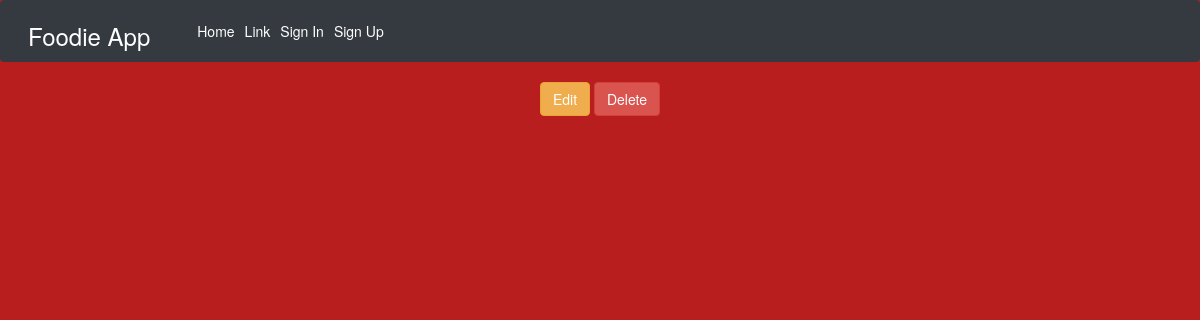
Before: /view/29/ with the older database file.
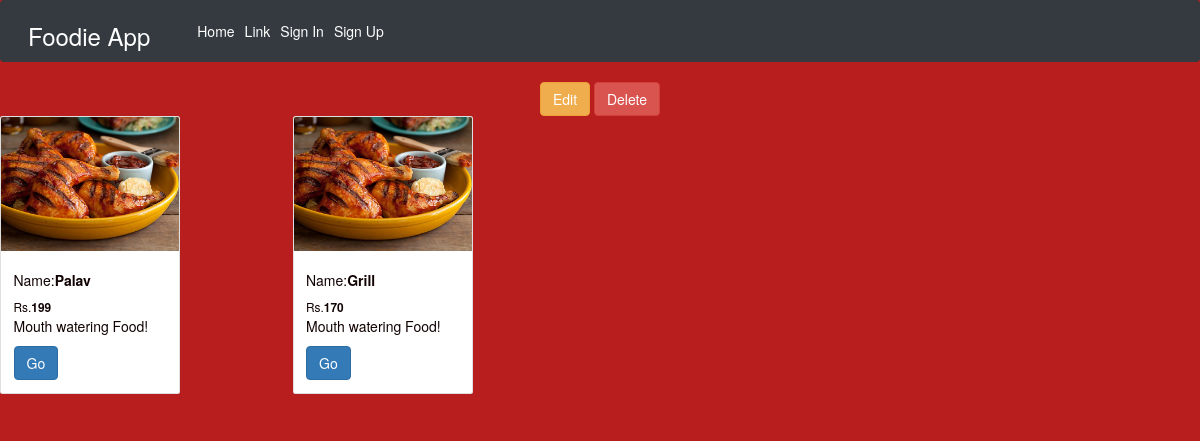
After: the same page with the newer database file.
### basic_app/models.py (models this page shows, shortened)
class Menu(models.Model):
    name=models.CharField(max_length=264)
    price=models.BigIntegerField()
    product=models.ForeignKey(Product)
    class Meta:
        permissions=(
                  ('is_teacher',_('Is Teacher')),
                   ('is_student',('Is Student')),
        )

### basic_app/views.py (the view)
# urls.py: url(r'^view/(?P<pk>\d+)/$',views.view,name="view"),
def view(request,pk):
    product=Product.objects.get(pk=pk)#//$org =Organization::where('organization_name',$org_name);
    return render(request,'view.html',{'product':product})

### basic_app/templates/view.html (shortened to what this page needs)
{% extends 'app_base.html' %}
{% load crispy_forms_tags %}
{% load static from staticfiles %}
{% block body-block %}
<div class="container">
<a href='/update/{{product.id}}' class="btn btn-warning">Edit</a>
<a href="{% url 'delete' product.id %}" class="btn btn-danger">Delete</a></td>
  </div>
      {% for item in product.menu_set.all %}
      <div class="row">
        <div class="col-md-3">
        <div class="card" style="width: 18rem;">
            <img class="card-img-top" src="{% static "images/grill.jpg" %}" alt="Card image cap">
            <div class="card-body">
              <h5 class="card-title">Name:<b>{{item.name}}</b> </h5>
              <small>Rs.<b>{{item.price}}</b></small>
              <p class="card-text">Mouth watering Food!</p>
              <a href="#" class="btn btn-primary">Go</a>
            </div>
          </div>
    </div>
    {% endfor %}
</div>
</div>
{% endblock %}

### basic_app/templates/app_base.html (shortened to what this page needs)
<!DOCTYPE html>
{% load crispy_forms_tags %}
{% load static from staticfiles %}
<html lang="en">
<head>
    <link rel="stylesheet" href="https://stackpath.bootstrapcdn.com/bootstrap/4.1.3/css/bootstrap.min.css">
    <link rel="stylesheet" href="https://maxcdn.bootstrapcdn.com/bootstrap/3.3.7/css/bootstrap.min.css">
    <link rel="stylesheet" type="text/css" href="{% static 'CSS/main.css' %}">
    <link rel="stylesheet" type="text/css" href="{% static 'CSS/re.css' %}">
</head>
</head>
<body>
        <nav class="navbar navbar-expand-lg bg-dark">
                <a class="navbar-brand" href="/"> <b><h3 style="color:white;margin:2px;">Foodie App</h3></b></a>
                <div class="collapse navbar-collapse" id="navbarSupportedContent">
                  <ul class="navbar-nav mr-auto">
                    <li class="nav-item active">
                      <a class="nav-link"  href="{% url 'show'  %}">Home <span class="sr-only">(current)</span></a>
                    </li>
                    <li class="nav-item">
                      <a class="nav-link" href="#">Link</a>
                    </li>
                    {% if user.is_authenticated %}
                    <li class="nav-item" ><a class="nav-link"  href="{% url 'create_product'  %}">Add Resturants</a></li>
                  <li class="nav-item" ><a class="nav-link"  href="{% url 'account_email' %}">Change E-mail</a></li>
                  <li class="nav-item"><a class="nav-link"  href="{% url 'account_logout' %}">Sign Out</a></li>
                  {% else %}
                  <li class="nav-item"><a class="nav-link" href="{% url 'account_login' %}">Sign In</a></li>
                  <li class="nav-item"><a  class="nav-link"  href="{% url 'account_signup' %}">Sign Up</a></li>
                  {% endif %}
                  </ul>
                </div>
              </nav>
              <div>
    {% block body-block%}
    {% endblock %}
</body>
</html>

### static/CSS/main.css (style rules this page uses)
.container { text-align: center; width: 400px; }
body { background: rgb(185, 30, 30); color:rgb(17, 2, 2); }
.nav-link { color:white; }
.navbar-brand { color:white; }

### basic_app/templates/app_base.html (style rules this page uses)
a { text-color:"white" }

Changed rows visible on the page:
added Menu: name "Palav", price "199"
added Menu: name "Grill", price "170"
